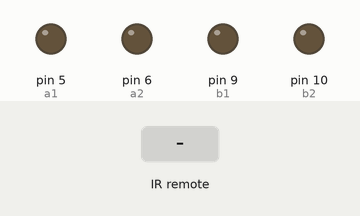
Simulated run of this sketch. Board: Arduino Uno, built with avr-gcc and run on an emulated ATmega328P. Shown: output pins drawn as LEDs (lit = HIGH). The inputs (shaded band) are chosen by the test bench.

Above: at 1.2 s.
1.3 s: infrared code 0xFF30CF received
At 2.5 s:
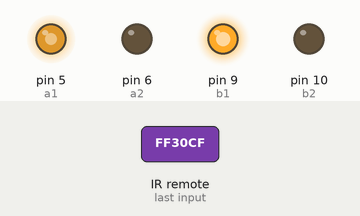
2.8 s: infrared code 0xFF18E7 received
At 3.9 s:
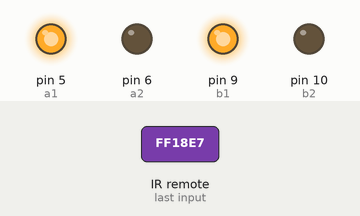
4.3 s: infrared code 0xFF7A85 received
At 5.1 s:
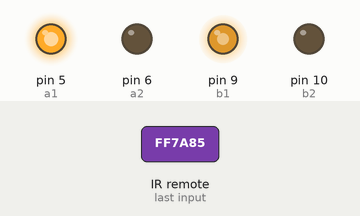
5.8 s: infrared code 0xFF10EF received
At 6.3 s:
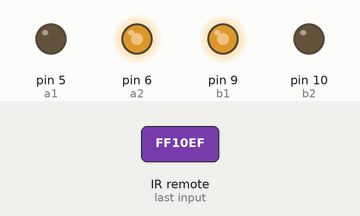
7.3 s: infrared code 0xFF5AA5 received
At 8.5 s:
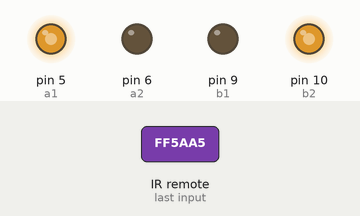
8.8 s: infrared code 0xFF42BD received
At 9.9 s:
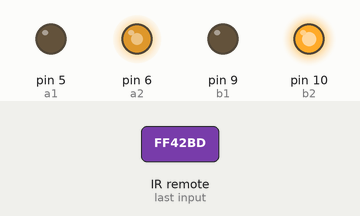
Timing chart, 0 to 11.3 s (numbered marks = the images above; inputs shaded):
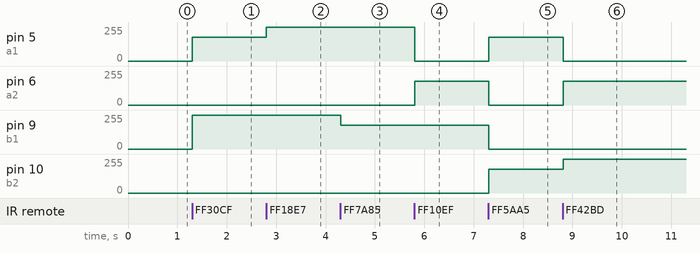

Measured:
- after the input at 1.3 s, pin 5 (a1): 0/255 → 180/255 at once; pin 9 (b1): 0/255 → 255/255 at once
- after the input at 2.8 s, pin 5 (a1): 180/255 → 255/255 at once
- after the input at 4.3 s, pin 9 (b1): 255/255 → 180/255 at once
- after the input at 5.8 s, pin 5 (a1): 255/255 → 0/255 at once; pin 6 (a2): 0/255 → 180/255 at once
- after the input at 7.3 s, pin 5 (a1), pin 10 (b2): 0/255 → 180/255 at once; pin 6 (a2), pin 9 (b1): 180/255 → 0/255 at once
- after the input at 8.8 s, pin 5 (a1): 180/255 → 0/255 at once; pin 6 (a2): 0/255 → 180/255 at once; pin 10 (b2): 180/255 → 255/255 at once

The sketch:

RC_Car_3_IR____1______.ino
```cpp
#define a1 5 //모터드라이버의 a와 b(각각 핀 2개)를 변수 설정
#define a2 6
#define b1 9
#define b2 10
#define HighSpeed 255 //빠른 속도의 출력을 255(최대값)으로 설정
#define LowSpeed 180 //느린 속도의 출력을 180으로 설정
#include <IRremote.h> //IRremote 라이브러리 사용

IRrecv irrecv(2); //적외선 센서의 이름을 irrecv로 지정하고 2번 핀에 연결
decode_results results; //적외선 수신 번호를 results라는 값에 저장

void setup() {
  pinMode(a1, OUTPUT); //모터드라이버의 각 핀을 출력모드로 설정
  pinMode(a2, OUTPUT);
  pinMode(b1, OUTPUT);
  pinMode(b2, OUTPUT);
  irrecv.enableIRIn(); //IR수신 시작
}

void loop() {
  if (irrecv.decode(&results)) { //적외선 신호를 해석한 경우
    switch (results.value) {
      case 0xFF30CF: leftforward(); break; //1을 누르면 좌향전진
      case 0xFF18E7: forward(); break; //2번을 누르면 전진
      case 0xFF7A85: rightforward(); break; //3 누르면 우향전진
      case 0xFF10EF: left(); break; //4 누르면 좌회전
      case 0xFF38C7: stop(); break; //5 누르면 정지
      case 0xFF5AA5: right(); break; //6 누르면 우회전
      case 0xFF42BD: leftback(); break; //7 누르면 좌향후진
      case 0xFF4AB5: back(); break; //8 누르면 후진
      case 0xFF52AD: rightback(); break; //9 누르면 우향후진
    }
    irrecv.resume(); //IR 데이터 수신 후 다음 신호 대기(초기화)
  }
  delay(100);
}

void forward() { //전진
  analogWrite(a1, HighSpeed);
  analogWrite(a2, 0);
  analogWrite(b1, HighSpeed);
  analogWrite(b2, 0);
}

void back() { //후진
  analogWrite(a1, 0);
  analogWrite(a2, HighSpeed);
  analogWrite(b1, 0);
  analogWrite(b2, HighSpeed);
}

void right() { //우회전, 우회전하기 위하여 왼쪽 바퀴 정회전, 오른쪽 바퀴 역회전
  analogWrite(a1, LowSpeed);
  analogWrite(a2, 0);
  analogWrite(b1, 0);
  analogWrite(b2, LowSpeed);
}

void left() { //좌회전, 좌회전하기 위하여 오른쪽 바퀴 정회전, 왼쪽 바퀴 역회전
  analogWrite(a1, 0);
  analogWrite(a2, LowSpeed);
  analogWrite(b1, LowSpeed);
  analogWrite(b2, 0);
}

void rightforward() { //우향직진, 오른쪽으로 틀며 앞으로 나가기 위해 왼쪽 바퀴가 더 빨리 움직임
  analogWrite(a1, HighSpeed);
  analogWrite(a2, 0);
  analogWrite(b1, LowSpeed);
  analogWrite(b2, 0);
}

void rightback() { //우향후진, 오른쪽으로 틀며 뒤로 나가기 위해 왼쪽 바퀴가 더 빨리 움직임
  analogWrite(a1, 0);
  analogWrite(a2, HighSpeed);
  analogWrite(b1, 0);
  analogWrite(b2, LowSpeed);
}

void leftforward() { //좌향직진, 왼쪽으로 틀며 앞으로 나가기 위해 오른쪽 바퀴가 더 빨리 움직임
  analogWrite(a1, LowSpeed);
  analogWrite(a2, 0);
  analogWrite(b1, HighSpeed);
  analogWrite(b2, 0);
}

void leftback() { //좌향직진, 왼쪽으로 틀며 뒤로 나가기 위해 오른쪽 바퀴가 더 빨리 움직임
  analogWrite(a1, 0);
  analogWrite(a2, LowSpeed);
  analogWrite(b1, 0);
  analogWrite(b2, HighSpeed);
}

void stop() { //모든 바퀴 정지
  analogWrite(a1, 0);
  analogWrite(a2, 0);
  analogWrite(b1, 0);
  analogWrite(b2, 0);
}
```
